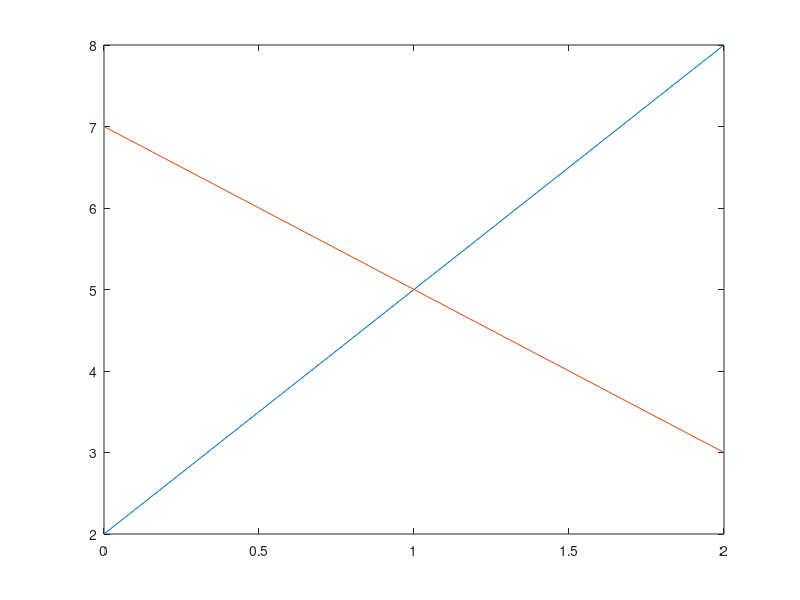

Write the MATLAB code that produced this figure. (Note: this script raises an error after producing the figure.)
% how to find the intersection of two lines
% using a few different methods. In particular, using
% linear equations, the fsolve function, and
% the find function.
% %
% Fist I'll set up the two lines
% we are looking at, show you a new
% synax for changing aesthetics when using
% the plot function, and how to find the 
% intersection using the find function
%
%
%
% so consider the lines
% y = 3x + 2
% y = -2x + 7
%
% evaluate them from 0 to 2 in steps of 0.1
dx = 0.1;
x = 0:dx:2;

y1 = 3.*x + 2;
y2 = -2.*x +7;


% the way we use this new syntax is
figure(1)
p = plot(x, y1,
         x, y2);

% wanted to change the linestyle of y1
p(1).LineStyle = '--'

% change the linewidth of y2
p(2).LineWidth = 2

% can be useful if you want to heavily
% customize your graphs
%%
% let's see if there are any points where 
%y1 is exactly equal to y2
%
% using the any() function
any(y1 == y2)

% so we know that they intersect at a point
% if you watched my other video on how to find
% the intersection of two lines, you would know
% that this doesn't always occur, but in this
% case we are lucky
%
%
% so let's find the subscript at which 
% the two functions are equal. can use this
% becuase the two vectors are equal length

sub = find(y1 == y2)

 

%%

%y1(sub) == y2(sub)
x_intersect = x(sub);
intersect_pt = y1(sub);


figure(1)
p = plot(x, y1,...
         x, y2,...
         x_intersect, intersect_pt,'ko');

p(3).LineWidth = 1.5; p(3).MarkerSize = 6


%%
% going to cover how to find the intesection 
% point using linear equations.
% 
% previousy we found the x,y coordinates
% of the intersection using the find function
%
% when we use linear equations we put the coefficients of
% our variables of our equations into a matrix
% and the solutions in a column matrix
%
% note that we should have the same number of equations
% as we do unknown variables, and therefore the coefficients
% matrix should be a square matrix with the same # of rows
% and colmns as the number of variables we have
%
% Since we knoew ahead of time that our two lines 
% intersect we could rewrite our functions as 
% y1 would be y - 3x = 2
% y2 would be y + 2x = 7
%
% and use a linear equation to find the x and y values
% at this intersection 
%
%
A = [1, -3; % [y1, x1,
     1, 2]; % y2, x2];
      
B = [2; % soln 1
     7]; %soln 2
 

% 
%
% the next step can be thought of mathematically as 
% doing matrix division of A into B
% which is similar of taking the inverse of A and
% multiplying the matrix B... although
% the matlab documentation says this is not quite
% how the algorithm works
%
%
% so the way we do this is 
soln = A\B;

y = soln(1) % since this was the variable in the first
            % col of our coeffs
x = soln(2)



%%
% can check this 
% by multiplying the two matricies
% to see if we get the solns to our original eqns
A*soln 

% and we get them back!
%
% next is fsolve
%% -----------
% an example using fsolve 
% we have the equations
% y - 3x = 2
% y + 2x = 7
% using fsolve is a function that can solve systems of
% both linear and nonlinear equations of many variables
%
% in this example I will show you how to linear equations
% but it is easily adapted to nonlinear, as shown below

% going to show you how to use fsolve to find the
% intersection of two lines. 

% so the way this works is you write a function
% the has the eqautions you are working with 
% the whos input is a vector containing your variables.
% in this case it will be y and x 
% 
% writing an internal function. can also be done using
% an external.
% 

% have to write equations 
% in like so
%  y - 3x -2 = 0
% y - 3x - 7 = 0

                % y      % x     % soln
func = @(var) [var(1) - 3*var(2) - 2;
               var(1) + 2*var(2) - 7];
 
initial = [0;0];

solns = fsolve(func, initial,...
               optimoptions('fsolve', 'Display', 'off'));
           
%%
y_intersect = solns(1)
x_intersect = solns(2)

% if we were to plot this
% let's define our equations
dx = 0.1;
x = 0:dx:2;

y1 = 3.*x + 2;
y2 = -2.*x +7;

figure(1)
plot(x,y1,...
    x,y2,...
    x_intersect,y_intersect,'ko')


%% slightly more complicated example
% i'll show you how to find when a nonlinear
% equation interesects a line using fsolve.

% going to define an expontial function
% multiplied by x^2
dx = 0.1
x = 0:dx:7;
y = (x).^2 .*exp(-x);

threshold = 0.25;
thresh_line = repmat(threshold, 1, length(x));

figure(1)
plot(x,y,...
     x, thresh_line), grid


%% 
% first going to show you how to find one intersection
% using fsolve
%
% Above, I showed how to do this
% using an internal function, but now i will show you
% how to do it using an external function. 
%
% so we know that to use the fsolve our function
% must have the 'general outline' of what
% our functions are
% 
% so we are looking when
% x.^2 - e^-x = 0.25
% will write it like
% x.^2 - e^-x - 0.25
 


clear all

% going to use threshold in our fn so we need to 
% define it as a global variable
 
global threshold
threshold = 0.25;

%% ---- write this in another file called my_fun.m
function output = my_func(var)

% say we are going ot use the global variable
% called threshold
global threshold
            %x1              %x1
output = [(var(1).^2 .*exp(-var(1))-threshold);
          (var(2)^2 .*exp(-var(2))-threshold)];
                    %x2         x2
end

%%
beta = [0.5; 3];

%  @ symbol allows you to call function
intersect =fsolve(@my_func, beta,...
    % so stuff wont print
    optimoptions('fsolve','Display','off'))
    
% look at graph after both to see if its reasonable 

%%

dx = 0.1
x = 0:dx:7;
y = (x).^2 .*exp(-x);

threshold = 0.25;
thresh_line = repmat(threshold, 1, length(x));

figure(1)
plot(x,y,...
     x, thresh_line,...
     intersect(1), threshold,'ro',...
     intersect(2), threshold,'ro'), grid

